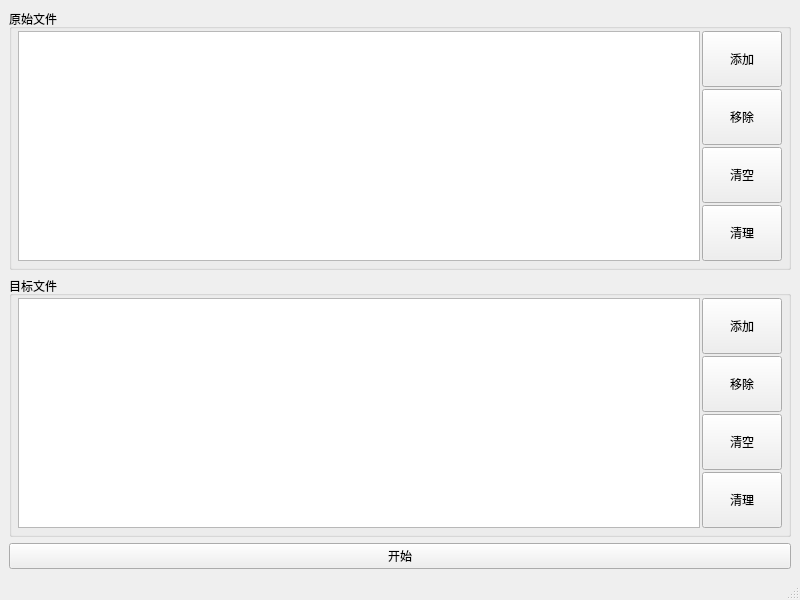
<?xml version="1.0" encoding="UTF-8"?>
<ui version="4.0">
 <class>MainWindow</class>
 <widget class="QMainWindow" name="MainWindow">
  <property name="geometry">
   <rect>
    <x>0</x>
    <y>0</y>
    <width>800</width>
    <height>600</height>
   </rect>
  </property>
  <property name="windowTitle">
   <string>SubtitleResyncHelper</string>
  </property>
  <widget class="QWidget" name="centralwidget">
   <layout class="QVBoxLayout" name="verticalLayout" stretch="0,0">
    <item>
     <widget class="QScrollArea" name="scrollArea">
      <property name="styleSheet">
       <string notr="true"/>
      </property>
      <property name="frameShape">
       <enum>QFrame::NoFrame</enum>
      </property>
      <property name="widgetResizable">
       <bool>true</bool>
      </property>
      <widget class="QWidget" name="scrollAreaWidgetContents">
       <property name="geometry">
        <rect>
         <x>0</x>
         <y>0</y>
         <width>782</width>
         <height>510</height>
        </rect>
       </property>
       <layout class="QVBoxLayout" name="ct_layout_0">
        <property name="margin">
         <number>0</number>
        </property>
        <item>
         <widget class="QGroupBox" name="ct_groupbox_src">
          <property name="title">
           <string>原始文件</string>
          </property>
          <layout class="QHBoxLayout" name="ct_layout_dst_1">
           <property name="spacing">
            <number>2</number>
           </property>
           <property name="leftMargin">
            <number>6</number>
           </property>
           <property name="topMargin">
            <number>2</number>
           </property>
           <property name="rightMargin">
            <number>6</number>
           </property>
           <property name="bottomMargin">
            <number>6</number>
           </property>
           <item>
            <widget class="QTreeWidget" name="ct_tree_src">
             <property name="minimumSize">
              <size>
               <width>0</width>
               <height>200</height>
              </size>
             </property>
             <property name="styleSheet">
              <string notr="true">font-family: monospace;</string>
             </property>
             <property name="selectionMode">
              <enum>QAbstractItemView::ExtendedSelection</enum>
             </property>
             <attribute name="headerVisible">
              <bool>false</bool>
             </attribute>
             <column>
              <property name="text">
               <string>name</string>
              </property>
             </column>
             <column>
              <property name="text">
               <string>dir</string>
              </property>
             </column>
            </widget>
           </item>
           <item>
            <layout class="QVBoxLayout" name="ct_layout_dst_2" stretch="0,0,0,0">
             <property name="spacing">
              <number>2</number>
             </property>
             <item>
              <widget class="QPushButton" name="ct_append_src">
               <property name="sizePolicy">
                <sizepolicy hsizetype="Minimum" vsizetype="Preferred">
                 <horstretch>0</horstretch>
                 <verstretch>0</verstretch>
                </sizepolicy>
               </property>
               <property name="text">
                <string>添加</string>
               </property>
              </widget>
             </item>
             <item>
              <widget class="QPushButton" name="ct_remove_src">
               <property name="sizePolicy">
                <sizepolicy hsizetype="Minimum" vsizetype="Preferred">
                 <horstretch>0</horstretch>
                 <verstretch>0</verstretch>
                </sizepolicy>
               </property>
               <property name="text">
                <string>移除</string>
               </property>
              </widget>
             </item>
             <item>
              <widget class="QPushButton" name="ct_clear_src">
               <property name="sizePolicy">
                <sizepolicy hsizetype="Minimum" vsizetype="Preferred">
                 <horstretch>0</horstretch>
                 <verstretch>0</verstretch>
                </sizepolicy>
               </property>
               <property name="text">
                <string>清空</string>
               </property>
              </widget>
             </item>
             <item>
              <widget class="QPushButton" name="ct_clean_src">
               <property name="sizePolicy">
                <sizepolicy hsizetype="Minimum" vsizetype="Preferred">
                 <horstretch>0</horstretch>
                 <verstretch>0</verstretch>
                </sizepolicy>
               </property>
               <property name="text">
                <string>清理</string>
               </property>
              </widget>
             </item>
            </layout>
           </item>
          </layout>
         </widget>
        </item>
        <item>
         <widget class="QGroupBox" name="ct_groupbox_dst">
          <property name="title">
           <string>目标文件</string>
          </property>
          <layout class="QHBoxLayout" name="ct_layout_src_1">
           <property name="spacing">
            <number>2</number>
           </property>
           <property name="leftMargin">
            <number>6</number>
           </property>
           <property name="topMargin">
            <number>2</number>
           </property>
           <property name="rightMargin">
            <number>6</number>
           </property>
           <property name="bottomMargin">
            <number>6</number>
           </property>
           <item>
            <widget class="QTreeWidget" name="ct_tree_dst">
             <property name="minimumSize">
              <size>
               <width>0</width>
               <height>200</height>
              </size>
             </property>
             <property name="styleSheet">
              <string notr="true">font-family: monospace;</string>
             </property>
             <property name="selectionMode">
              <enum>QAbstractItemView::ExtendedSelection</enum>
             </property>
             <attribute name="headerVisible">
              <bool>false</bool>
             </attribute>
             <column>
              <property name="text">
               <string>name</string>
              </property>
             </column>
             <column>
              <property name="text">
               <string>dir</string>
              </property>
             </column>
            </widget>
           </item>
           <item>
            <layout class="QVBoxLayout" name="ct_layout_src_2">
             <property name="spacing">
              <number>2</number>
             </property>
             <item>
              <widget class="QPushButton" name="ct_append_dst">
               <property name="sizePolicy">
                <sizepolicy hsizetype="Minimum" vsizetype="Preferred">
                 <horstretch>0</horstretch>
                 <verstretch>0</verstretch>
                </sizepolicy>
               </property>
               <property name="text">
                <string>添加</string>
               </property>
              </widget>
             </item>
             <item>
              <widget class="QPushButton" name="ct_remove_dst">
               <property name="sizePolicy">
                <sizepolicy hsizetype="Minimum" vsizetype="Preferred">
                 <horstretch>0</horstretch>
                 <verstretch>0</verstretch>
                </sizepolicy>
               </property>
               <property name="text">
                <string>移除</string>
               </property>
              </widget>
             </item>
             <item>
              <widget class="QPushButton" name="ct_clear_dst">
               <property name="sizePolicy">
                <sizepolicy hsizetype="Minimum" vsizetype="Preferred">
                 <horstretch>0</horstretch>
                 <verstretch>0</verstretch>
                </sizepolicy>
               </property>
               <property name="text">
                <string>清空</string>
               </property>
              </widget>
             </item>
             <item>
              <widget class="QPushButton" name="ct_clean_dst">
               <property name="sizePolicy">
                <sizepolicy hsizetype="Minimum" vsizetype="Preferred">
                 <horstretch>0</horstretch>
                 <verstretch>0</verstretch>
                </sizepolicy>
               </property>
               <property name="text">
                <string>清理</string>
               </property>
              </widget>
             </item>
            </layout>
           </item>
          </layout>
         </widget>
        </item>
       </layout>
      </widget>
     </widget>
    </item>
    <item>
     <layout class="QHBoxLayout" name="horizontalLayout">
      <item>
       <widget class="QPushButton" name="ct_start">
        <property name="sizePolicy">
         <sizepolicy hsizetype="Minimum" vsizetype="Preferred">
          <horstretch>0</horstretch>
          <verstretch>0</verstretch>
         </sizepolicy>
        </property>
        <property name="text">
         <string>开始</string>
        </property>
       </widget>
      </item>
     </layout>
    </item>
   </layout>
  </widget>
  <widget class="QMenuBar" name="menubar">
   <property name="geometry">
    <rect>
     <x>0</x>
     <y>0</y>
     <width>800</width>
     <height>21</height>
    </rect>
   </property>
  </widget>
  <widget class="QStatusBar" name="statusbar"/>
 </widget>
 <tabstops>
  <tabstop>scrollArea</tabstop>
  <tabstop>ct_tree_src</tabstop>
  <tabstop>ct_append_src</tabstop>
  <tabstop>ct_remove_src</tabstop>
  <tabstop>ct_clean_src</tabstop>
  <tabstop>ct_tree_dst</tabstop>
  <tabstop>ct_append_dst</tabstop>
  <tabstop>ct_remove_dst</tabstop>
  <tabstop>ct_clean_dst</tabstop>
  <tabstop>ct_start</tabstop>
 </tabstops>
 <resources/>
 <connections>
  <connection>
   <sender>ct_start</sender>
   <signal>clicked()</signal>
   <receiver>MainWindow</receiver>
   <slot>ct_start_clicked()</slot>
   <hints>
    <hint type="sourcelabel">
     <x>32999</x>
     <y>32596</y>
    </hint>
    <hint type="destinationlabel">
     <x>636</x>
     <y>576</y>
    </hint>
   </hints>
  </connection>
  <connection>
   <sender>ct_tree_src</sender>
   <signal>itemCollapsed(QTreeWidgetItem*)</signal>
   <receiver>MainWindow</receiver>
   <slot>ct_tree_itemcollapsed()</slot>
   <hints>
    <hint type="sourcelabel">
     <x>32</x>
     <y>157</y>
    </hint>
    <hint type="destinationlabel">
     <x>-1</x>
     <y>106</y>
    </hint>
   </hints>
  </connection>
  <connection>
   <sender>ct_append_src</sender>
   <signal>clicked()</signal>
   <receiver>MainWindow</receiver>
   <slot>ct_append_src_clicked()</slot>
   <hints>
    <hint type="sourcelabel">
     <x>33130</x>
     <y>32122</y>
    </hint>
    <hint type="destinationlabel">
     <x>794</x>
     <y>82</y>
    </hint>
   </hints>
  </connection>
  <connection>
   <sender>ct_remove_src</sender>
   <signal>clicked()</signal>
   <receiver>MainWindow</receiver>
   <slot>ct_remove_clicked()</slot>
   <hints>
    <hint type="sourcelabel">
     <x>33132</x>
     <y>32180</y>
    </hint>
    <hint type="destinationlabel">
     <x>794</x>
     <y>159</y>
    </hint>
   </hints>
  </connection>
  <connection>
   <sender>ct_clean_src</sender>
   <signal>clicked()</signal>
   <receiver>MainWindow</receiver>
   <slot>ct_clean_src_clicked()</slot>
   <hints>
    <hint type="sourcelabel">
     <x>33115</x>
     <y>32275</y>
    </hint>
    <hint type="destinationlabel">
     <x>794</x>
     <y>234</y>
    </hint>
   </hints>
  </connection>
  <connection>
   <sender>ct_append_dst</sender>
   <signal>clicked()</signal>
   <receiver>MainWindow</receiver>
   <slot>ct_append_dst_clicked()</slot>
   <hints>
    <hint type="sourcelabel">
     <x>33116</x>
     <y>32374</y>
    </hint>
    <hint type="destinationlabel">
     <x>793</x>
     <y>336</y>
    </hint>
   </hints>
  </connection>
  <connection>
   <sender>ct_remove_dst</sender>
   <signal>clicked()</signal>
   <receiver>MainWindow</receiver>
   <slot>ct_remove_clicked()</slot>
   <hints>
    <hint type="sourcelabel">
     <x>33111</x>
     <y>32450</y>
    </hint>
    <hint type="destinationlabel">
     <x>796</x>
     <y>412</y>
    </hint>
   </hints>
  </connection>
  <connection>
   <sender>ct_clean_dst</sender>
   <signal>clicked()</signal>
   <receiver>MainWindow</receiver>
   <slot>ct_clean_dst_clicked()</slot>
   <hints>
    <hint type="sourcelabel">
     <x>33132</x>
     <y>32528</y>
    </hint>
    <hint type="destinationlabel">
     <x>793</x>
     <y>491</y>
    </hint>
   </hints>
  </connection>
  <connection>
   <sender>ct_tree_src</sender>
   <signal>itemExpanded(QTreeWidgetItem*)</signal>
   <receiver>MainWindow</receiver>
   <slot>ct_tree_itemexpanded()</slot>
   <hints>
    <hint type="sourcelabel">
     <x>30</x>
     <y>177</y>
    </hint>
    <hint type="destinationlabel">
     <x>3</x>
     <y>124</y>
    </hint>
   </hints>
  </connection>
  <connection>
   <sender>ct_clear_src</sender>
   <signal>clicked()</signal>
   <receiver>MainWindow</receiver>
   <slot>ct_clear_clicked()</slot>
   <hints>
    <hint type="sourcelabel">
     <x>33128</x>
     <y>32227</y>
    </hint>
    <hint type="destinationlabel">
     <x>798</x>
     <y>187</y>
    </hint>
   </hints>
  </connection>
  <connection>
   <sender>ct_clear_dst</sender>
   <signal>clicked()</signal>
   <receiver>MainWindow</receiver>
   <slot>ct_clear_clicked()</slot>
   <hints>
    <hint type="sourcelabel">
     <x>33125</x>
     <y>32488</y>
    </hint>
    <hint type="destinationlabel">
     <x>793</x>
     <y>451</y>
    </hint>
   </hints>
  </connection>
  <connection>
   <sender>ct_tree_dst</sender>
   <signal>itemCollapsed(QTreeWidgetItem*)</signal>
   <receiver>MainWindow</receiver>
   <slot>ct_tree_itemcollapsed()</slot>
   <hints>
    <hint type="sourcelabel">
     <x>27</x>
     <y>360</y>
    </hint>
    <hint type="destinationlabel">
     <x>-2</x>
     <y>359</y>
    </hint>
   </hints>
  </connection>
  <connection>
   <sender>ct_tree_dst</sender>
   <signal>itemExpanded(QTreeWidgetItem*)</signal>
   <receiver>MainWindow</receiver>
   <slot>ct_tree_itemexpanded()</slot>
   <hints>
    <hint type="sourcelabel">
     <x>38</x>
     <y>398</y>
    </hint>
    <hint type="destinationlabel">
     <x>7</x>
     <y>395</y>
    </hint>
   </hints>
  </connection>
 </connections>
 <slots>
  <slot>ct_add_src_clicked()</slot>
  <slot>ct_add_dst_clicked()</slot>
  <slot>ct_start_clicked()</slot>
  <slot>ct_tree_src_clicked()</slot>
  <slot>ct_tree_itemexpanded()</slot>
  <slot>ct_tree_itemcollapsed()</slot>
  <slot>ct_tree_dst_clicked()</slot>
  <slot>ct_append_src_clicked()</slot>
  <slot>ct_remove_clicked()</slot>
  <slot>ct_append_dst_clicked()</slot>
  <slot>ct_clear_clicked()</slot>
  <slot>ct_clean_src_clicked()</slot>
  <slot>ct_clean_dst_clicked()</slot>
 </slots>
</ui>
